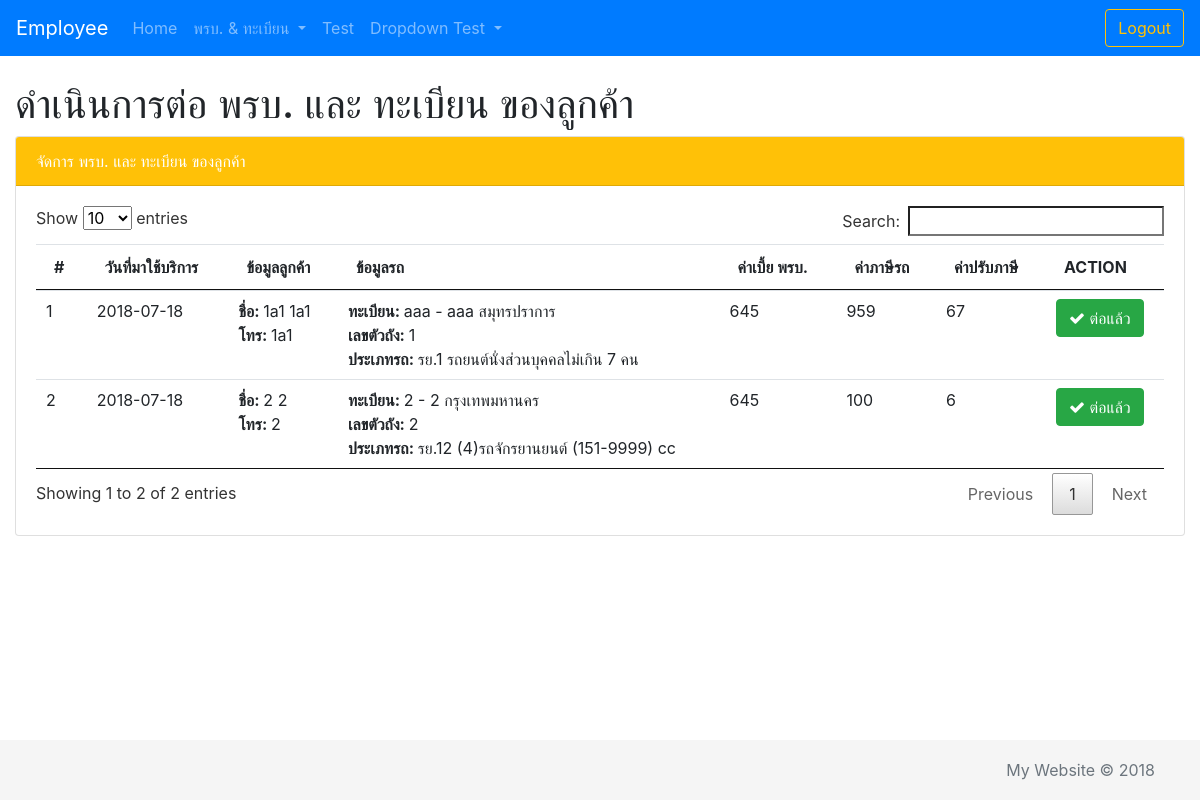
Page /employee/index.php?menu=progress-atc-show (signed in) on the committed database.
### tables this page shows
CREATE TABLE `tb_customer` (
  `id` int(11) NOT NULL COMMENT 'รหัสลูกค้า',
  `id_card_number` varchar(13) NOT NULL COMMENT 'เลขบัตรประชาชน',
  `firstname` varchar(255) NOT NULL,
  `lastname` varchar(255) NOT NULL,
  `sex` enum('ชาย','หญิง') NOT NULL COMMENT 'ชาย, หญิง',
  `address` text NOT NULL,
  `tel` varchar(20) NOT NULL,
  `time_reg` timestamp NULL DEFAULT current_timestamp()
);

CREATE TABLE `tb_order_service` (
  `id` int(11) NOT NULL,
  `id_car` int(11) NOT NULL,
  `id_insurance_type` int(11) DEFAULT NULL COMMENT 'รูปแบบประกันภัย',
  `service_date` date DEFAULT NULL COMMENT 'วันที่มาใช้บริการ',
  `price_car_tax_order` int(11) NOT NULL COMMENT 'ค่าภาษีรถ(ที่คำนวนแล้ว)',
  `price_car_tax_owe` int(11) NOT NULL COMMENT 'ค่าภาษีย้อนหลัง(ตามจำนวนปีที่ขาด)',
  `price_tax_fine` double DEFAULT 0 COMMENT 'ค่าปรับภาษี(เดือนละ 1% ของภาษี)',
  `price_service_express` int(11) DEFAULT 0 COMMENT 'ค่าบริการต่อภาษีด่วน',
  `id_employee` int(11) NOT NULL,
  `work_status` enum('ไม่เรียบร้อย','กำลังดำเนินการ','เรียบร้อย','ปิดการขาย') DEFAULT 'ไม่เรียบร้อย'
);

CREATE TABLE `tb_car` (
  `id` int(11) NOT NULL,
  `id_category_car` int(11) NOT NULL,
  `car_char` varchar(20) NOT NULL COMMENT 'ตักอักษรทะเบียนรถ',
  `car_number` varchar(20) NOT NULL COMMENT 'เลขทะเบียนรถ',
  `car_province_id` int(11) NOT NULL COMMENT 'id จังหวัดทะเบียนรถ',
  `car_brand` varchar(255) NOT NULL COMMENT 'ยี่ห้อรถ',
  `car_model` varchar(255) NOT NULL COMMENT 'รุ่นโมเดลรถ',
  `car_cc` int(11) NOT NULL,
  `car_chassis` varchar(255) NOT NULL COMMENT 'เลขตัวถังรถ',
  `car_reg_date` date DEFAULT NULL COMMENT 'วันจดทะเบียนรถ',
  `car_exp_date` date NOT NULL COMMENT 'วันหมดภาษี(ล่าสุด)',
  `id_customer` int(11) NOT NULL
);

CREATE TABLE `tb_province` (
  `PROVINCE_ID` int(5) NOT NULL,
  `PROVINCE_CODE` varchar(2) NOT NULL,
  `PROVINCE_NAME` varchar(150) NOT NULL
);

CREATE TABLE `tb_category_car` (
  `id` int(11) NOT NULL,
  `category_car_title` enum('รย.1','รย.2','รย.3','รย.12') NOT NULL,
  `category_car_name` varchar(255) NOT NULL COMMENT 'ชื่อประเภทรถ',
  `price_check_car` double NOT NULL COMMENT 'ค่าตรวจสภาพ',
  `price_atc` double NOT NULL COMMENT 'ค่าเบี้ย พรบ.',
  `price_car_tax` double NOT NULL COMMENT 'ค่าภาษีรถ',
  `price_service` double NOT NULL COMMENT 'ค่าบริการต่อภาษี'
);

### employee/progress-atc-show.php (the view)
<?php
$sql = "
SELECT
	tb_customer.*,
    tb_category_car.*,
    tb_car.*,
    tb_order_service.*,
    tb_province.*,
    tb_order_service.id AS id_order_service
FROM
	tb_customer, tb_category_car, tb_car, tb_order_service, tb_province
WHERE
	tb_order_service.id_car = tb_car.id AND
    tb_car.id_category_car = tb_category_car.id AND
    tb_car.id_customer = tb_customer.id AND
    tb_car.car_province_id = tb_province.PROVINCE_ID AND
    tb_order_service.work_status = 'กำลังดำเนินการ'
GROUP BY(tb_order_service.id)
ORDER BY(tb_order_service.id) DESC
";
$rs = mysqli_query($conn, $sql);
?>
<h1>ดำเนินการต่อ พรบ. และ ทะเบียน ของลูกค้า</h1>
<div class="row">
    <div class="col-md-12">
        <div class="card">
            <div class="card-header  text-white bg-warning">
                จัดการ พรบ. และ ทะเบียน ของลูกค้า
            </div>
            <div class="card-body">
                <table class="table table-hover" id="dataTable">
                    <thead>
                        <tr>
                            <th>#</th>
                            <th>วันที่มาใช้บริการ</th>
                            <th>ข้อมูลลูกค้า</th>
                            <th>ข้อมูลรถ</th>
                            <th>ค่าเบี้ย พรบ.</th>
                            <th>ค่าภาษีรถ</th>
                            <th>ค่าปรับภาษี</th>
                            <th>ACTION</th>
                        </tr>
                    </thead>
                    <tbody>
                        <?php
                        $index = 1;
                        while($row = mysqli_fetch_array($rs)){
                        ?>
                        <tr>
                            <td> <?=$index?> </td>
                            <td> <?=$row['service_date']?> </td>
                            <td>
                                <strong>ชื่อ: </strong> <?=$row['firstname']?> <?=$row['lastname']?> <br>
                                <strong>โทร: </strong> <?=$row['tel']?> <br>
                            </td>
                            <td>
                                <strong>ทะเบียน: </strong> <?=$row['car_char']?> - <?=$row['car_number']?> <?=$row['PROVINCE_NAME']?> <br>
                                <strong>เลขตัวถัง: </strong> <?=$row['car_chassis']?> <br>
                                <strong>ประเภทรถ: </strong> <?=$row['category_car_name']?> <br>
                            </td>
                            <td> <?=number_format($row['price_atc'])?> </td>
                            <td> <?=number_format($row['price_car_tax_order'])?> </td>
                            <td> <?=number_format($row['price_tax_fine'])?> </td>
                            <td>
                                <a href="index.php?menu=progress-atc-work-status-update&id=<?=$row['id_order_service']?>" class="btn btn-success">
                                    <i class="fa fa-check"></i>  ต่อแล้ว
                                </a>
                            </td>
                        </tr>
                        <?php
                            $index++;
                        }
                        ?>
                    </tbody>
                </table>
            </div>
        </div>
    </div>
</div>

### assets/css/sticky-footer-navbar.css (style rules this page uses)
html { position: relative; min-height: 100%; }
body { margin-bottom: 60px; }

### rows in the picture
tb_customer: tb_order_service.service_date "2018-07-18", firstname "1a1", lastname "1a1", tel "1a1", tb_car.car_char "aaa", tb_car.car_number "aaa", tb_province.PROVINCE_NAME "สมุทรปราการ", tb_car.car_chassis "1", tb_category_car.category_car_name "รย.1 รถยนต์นั่งส่วนบุคคลไม่เกิน 7 คน", tb_category_car.price_atc "645", tb_order_service.price_car_tax_order "959", tb_order_service.price_tax_fine "67"
tb_customer: tb_order_service.service_date "2018-07-18", firstname "2", lastname "2", tel "2", tb_car.car_char "2", tb_car.car_number "2", tb_province.PROVINCE_NAME "กรุงเทพมหานคร", tb_car.car_chassis "2", tb_category_car.category_car_name "รย.12 (4)รถจักรยานยนต์ (151-9999) cc", tb_category_car.price_atc "645", tb_order_service.price_car_tax_order "100", tb_order_service.price_tax_fine "6"
